Frame 1 (no input): blank canvas, image omitted
Frame 60 (the mouse pressed at the canvas centre just before this capture): blank canvas, image omitted
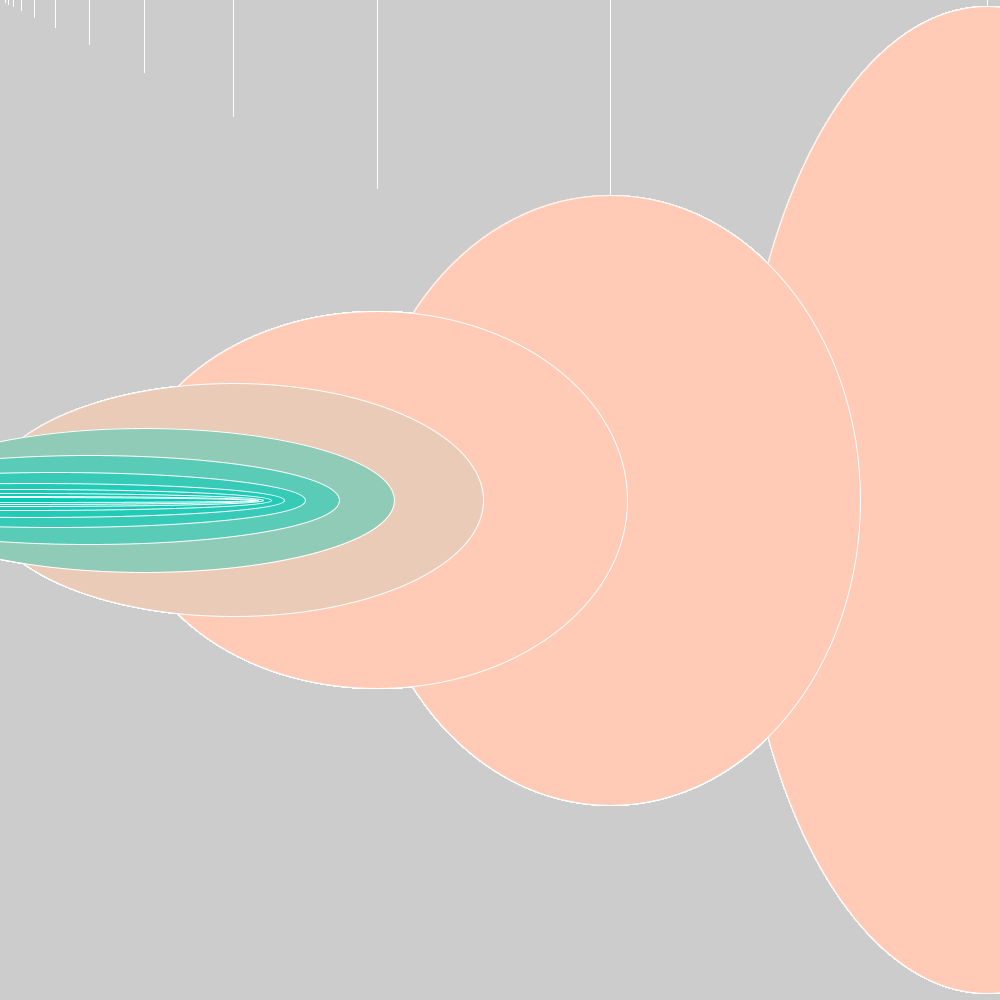
Frame 120 (the mouse held since frame 60 and released just before this capture)

The Processing sketch whose frames 1 and 60 were blank and that drew this single picture after the mouse press (run headless with seeded random() and noise(); from frame 60 on, the mouse is pressed at the canvas centre):

// Processing sketch: Fibonacci_nator
// ── Fibonacci_nator.pde
int[] fibonacci = new int[17];
int xPos;
void setup()
{
  size(1000, 1000);
  stroke(255);

  fibonacci[0] = 0;
  fibonacci[1] = 1;

  for ( int i = 2; i < fibonacci.length; i++ )
  {
    //the item in index = index-1 + index - 2
    fibonacci[i] = fibonacci[i-1] + fibonacci[i-2];
  }
}
void draw()
{
  for ( int i = fibonacci.length-1; i > 4; i-- )
  {
    fill(fibonacci[i], 203, 183);
    ellipse(fibonacci[i], mouseX, mouseY, fibonacci[i]);
    
  }
}
